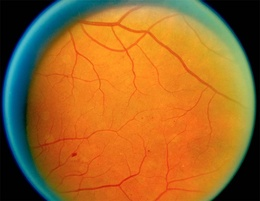
%> input picture Edge Detection/retina1.jpg, 260 x 201 px, shrunk from 800 x 619 before the run
$ octave LoG1.m   (GNU Octave 9; MATLAB toolbox functions it lacks are replaced by stand-ins)
%> lines starting %> are read from the running program, lines starting %| are printed output that depends on the picture
close all
clear
rgbImage = imread('retina1.jpg');
%> rgbImage is the input picture: size 201x260x3 uint8; mean R, G, B 160.3, 104.2, 41.8
% Get the dimensions of the image.  numberOfColorBands should be = 3.
[rows, columns, numberOfColorBands] = size(rgbImage);
%> rows = 201; columns = 260; numberOfColorBands = 3
% Display the original color image.
figure;
imshow(rgbImage);
title('Original Color Image');
% Enlarge figure to full screen.

% Extract the individual red, green, and blue color channels.
redChannel = rgbImage(:, :, 1);
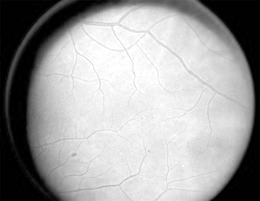
%> redChannel: size 201x260 uint8; min 0, max 255, mean 160.3
greenChannel = rgbImage(:, :, 2);
blueChannel = rgbImage(:, :, 3);
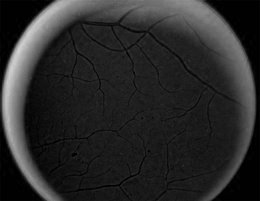
%> blueChannel: size 201x260 uint8; min 0, max 210, mean 41.8

small_kernel = [0,1,0;1,-4,1;0,1,0];
LoG = [0,0,1,0,0;0,1,2,1,0;1,2,-16,2,1;0,1,2,1,0;0,0,1,0,0];
kernel1 = [0,0,3,2,2,2,3,0,0;0,2,3,5,5,5,3,2,0;3,3,5,3,0,3,5,3,3;2,5,3,-12,-23,-12,3,5,2;2,5,0,-23,-40,-23,0,5,2;2,5,3,-12,-23,-12,3,5,2;3,3,5,3,0,3,5,3,3;0,2,3,5,5,5,3,2,0;0,0,3,2,2,2,3,0,0];
% Construct Gaussian Kernel
sig=1;
m= ceil(7*sig);
n=ceil(7*sig);

[h1, h2]=meshgrid(-(m-1)/2:(m-1)/2, -(n-1)/2:(n-1)/2);
hg= exp(-(h1.^2+h2.^2)/(2*sig^2));            %Gaussian function
h=hg ./sum(hg(:));


% Could be done easier with fspecial though!
% Convolve the three separate color channels.
% redBlurred = conv2(redChannel, h);
 greenBlurred = conv2(greenChannel, h);
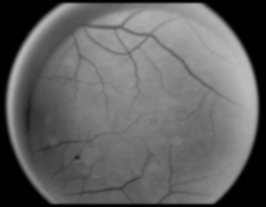
%> greenBlurred: size 207x266 double; min 0.000177, max 188.5, mean 98.9

final = conv2(greenBlurred,LoG);
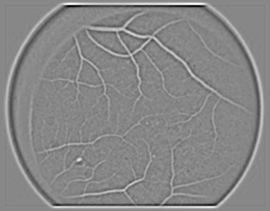
%> final: size 211x270 double; min -259.9, max 229.9, mean 0; drawn with min black and max white

final1 = ceil(final);
% blueBlurred = conv2(blueChannel, h);
% Recombine separate color channels into a single, true color RGB image.
% rgbImage2 = cat(3, uint8(redBlurred), uint8(greenBlurred), uint8(blueBlurred));
% Display the blurred color image.
test_test = uint8(greenBlurred);
test_edge = uint8(final);
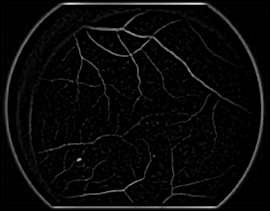
%> test_edge: size 211x270 uint8; min 0, max 230, mean 8.8
test_edge1 = uint8(final1);
bw_image = imbinarize(test_edge1,'adaptive','Sensitivity',0.4);
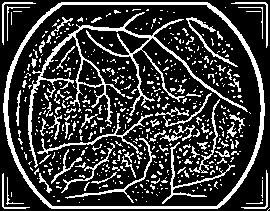
%> bw_image: size 211x270 logical; 23% white in thin lines or dots
[index,count] = bwlabel(bw_image,8);
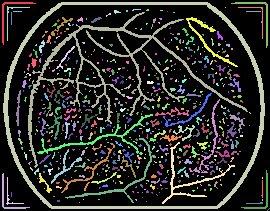
%> index: size 211x270 double; 593 distinct labels, from 0 to 592; one colour per label, 0 black
%> count = 592
[index_copy,count_copy] = bwlabel(bw_image,8);
%> count_copy = 592
for i=1:count
objseparate(:,:,i) = index == i;
end

objarea2 = sum(sum(objseparate));
%> objarea2 = 592 values, max 2928 at index 3, min 1 at index 32, mean 22.1
j = 1 ;
for i = 1:count
    if (objarea2(i)< 40)
        area_eliminate(j) = i;  %fill the object which has less than the specified area in an array
    else
        area_eliminate(j) = 0;
    end
    j = j+1;
end
%> after the loop, area_eliminate = 592 values, max 592 at index 592, min 0 at index 1, mean 282.2; j = 593

for i = 1:count
    if area_eliminate(i) >0
        [r,c] = find(index == i);
        test_edge1(r,c) = 0;
    end
end
%> this loop made 592 passes
%> (r, c) on passes 6, 7, 8, 12, 14, 15: ([13; 14; 15; 16; 17; 18; 19; 20; 21; 22; 23; 24; 25], [12; 12; 12; 12; 12; 12; 12; 12; 12; 12; 12; 12; 12]), ([193; 194; 195; 196; 197], [12; 12; 12; 12; 12]), ([12; 12; 12; 12; 12; 12; 12; 12; 12], [14; 15; 16; 17; 18; 19; 20; 21; 22]), ([148; 149; 148; 149; 150], [22; 22; 23; 23; 23]), ([91; 92], [24; 24]), ([72; 73], [25; 25])
%> c on passes 10, 11, 29: [19; 19; 19; 19; 20; 20; 20; 20; 20; 20; 20; 21; 21], [19; 19; 20; 20; 20; 21; 21; 21; 21; 21; 22; 22; 22; 22; 23], [35; 35; 36; 36; 36; 36; 37; 37; 38; 38; 38; 39; 39; 39; 39]
%> test_edge1: size 211x270 uint8; min 0, max 230, mean 8.2
%> after the loop, c = [268; 269; 270]; r = [211; 210; 209]

% figure;
% imshow(test_edge);
figure;

imshow(test_edge1);
title('Blurred Color Image');

$ run again, with Edge Detection/retina2.jpg copied over Edge Detection/retina1.jpg
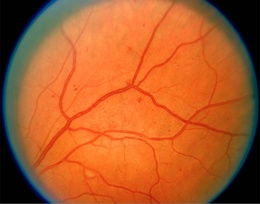
%> input picture Edge Detection/retina2.jpg, 260 x 204 px, shrunk from 800 x 628 before the run
%> rgbImage is the input picture: size 204x260x3 uint8; mean R, G, B 177.1, 93, 43.5
%> bw_image: size 214x270 logical; 23.2% white in thin lines or dots
%> `[index,count] = bwlabel(bw_image,8);`:
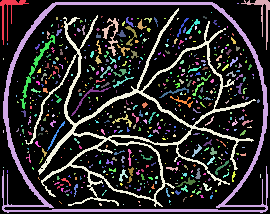
%> index: size 214x270 double; 588 distinct labels, from 0 to 587; one colour per label, 0 black
%> count = 587
%> objarea2 = 587 values, max 4235 at index 19, min 1 at index 5, mean 22.84
%> after the loop `for i = 1:count`: area_eliminate = 587 values, max 587 at index 587, min 0 at index 1, mean 284.9; j = 588
%> the loop `for i = 1:count` made 587 passes
%> (r, c) on passes 3 to 9: ([59; 60], [4; 4]), ([131; 132; 133], [4; 4; 4]), (168, 4), ([44; 45], [8; 8]), ([171; 172; 173], [8; 8; 8]), ([96; 97], [17; 17]), ([132; 131; 132; 129; 130; 131], [17; 18; 18; 19; 19; 19])
%> after the loop `for i = 1:count`:
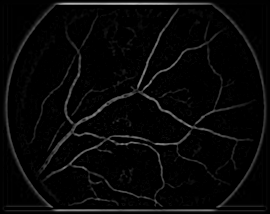
%> test_edge1: size 214x270 uint8; min 0, max 191, mean 7.8
%> after the loop `for i = 1:count`: c = [261; 261; 261; 261]; r = [175; 176; 177; 178]

$ run again, with Edge Detection/retina3.jpg copied over Edge Detection/retina1.jpg
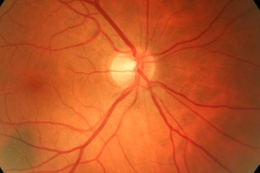
%> input picture Edge Detection/retina3.jpg, 260 x 173 px, shrunk from 1728 x 1152 before the run
%> rgbImage is the input picture: size 173x260x3 uint8; mean R, G, B 191.3, 86.3, 37.9
%> `bw_image = imbinarize(test_edge1,'adaptive','Sensitivity',0.4);`:
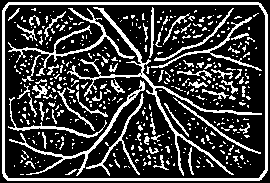
%> bw_image: size 183x270 logical; 24.8% white in thin lines or dots
%> `[index,count] = bwlabel(bw_image,8);`:
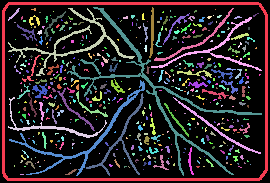
%> index: size 183x270 double; 476 distinct labels, from 0 to 475; one colour per label, 0 black
%> count = 475
%> objarea2 = 475 values, max 2589 at index 1, min 1 at index 5, mean 25.75
%> after the loop `for i = 1:count`: area_eliminate = 475 values, max 475 at index 475, min 0 at index 1, mean 225.4; j = 476
%> the loop `for i = 1:count` made 475 passes
%> (r, c) on passes 5, 7, 8, 9, 10: (60, 10), (57, 12), (55, 14), ([23; 23], [15; 16]), ([67; 68; 66; 67; 68], [15; 15; 16; 16; 16])
%> after the loop `for i = 1:count`: c = [260; 260; 261]; r = [75; 76; 75]
